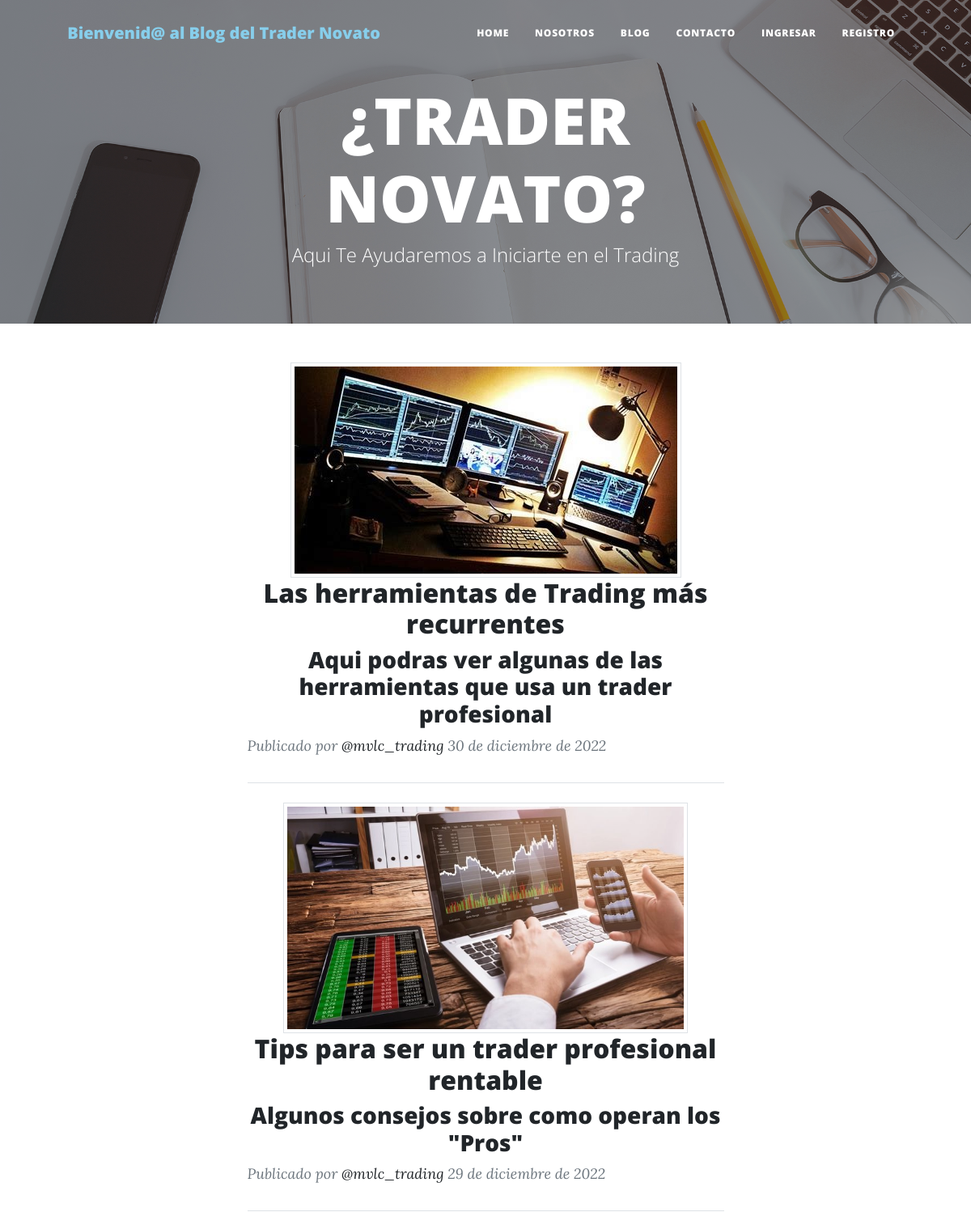
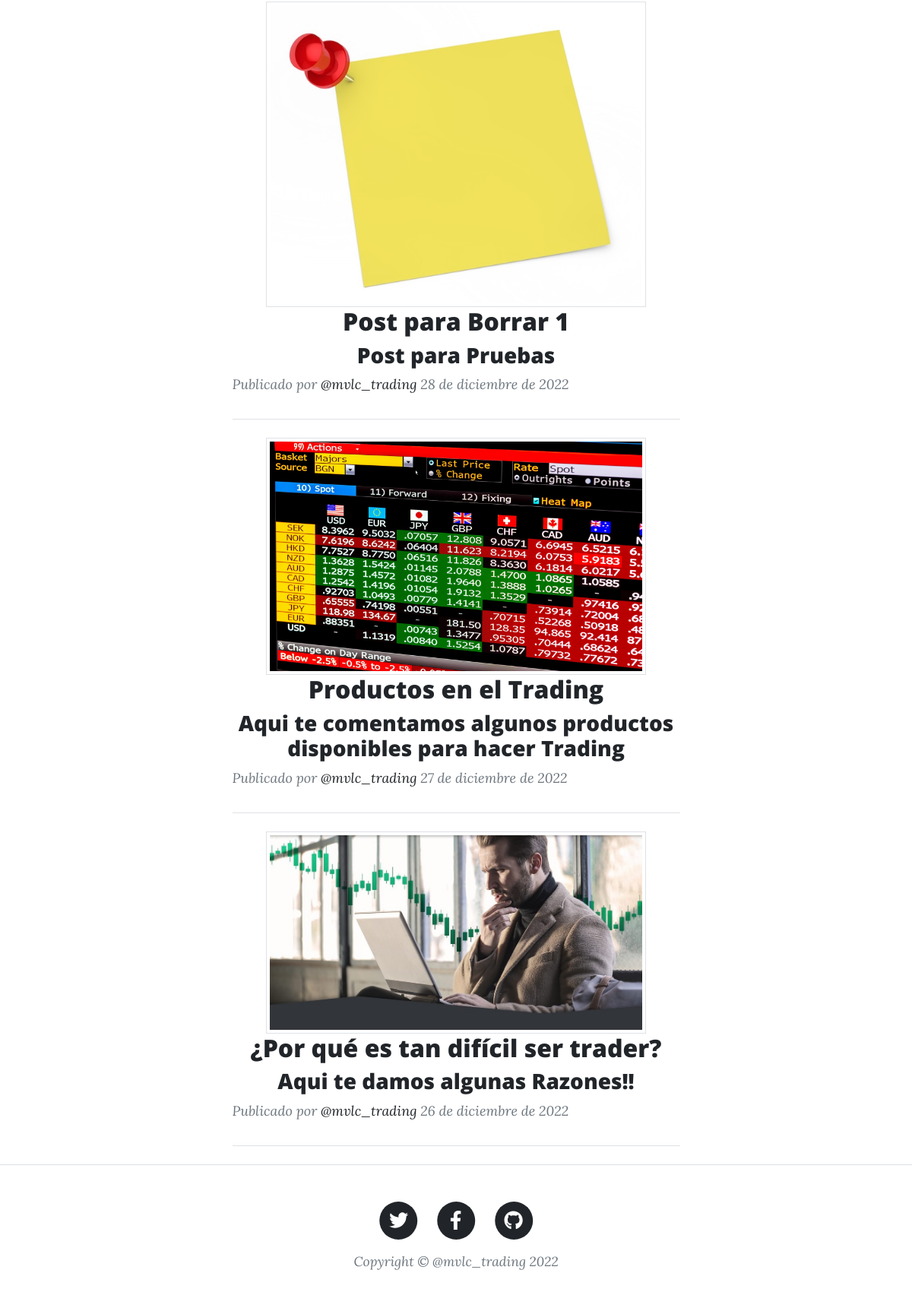
Before: /mvlcblog/ with the older database file (2 pictures, top to bottom).
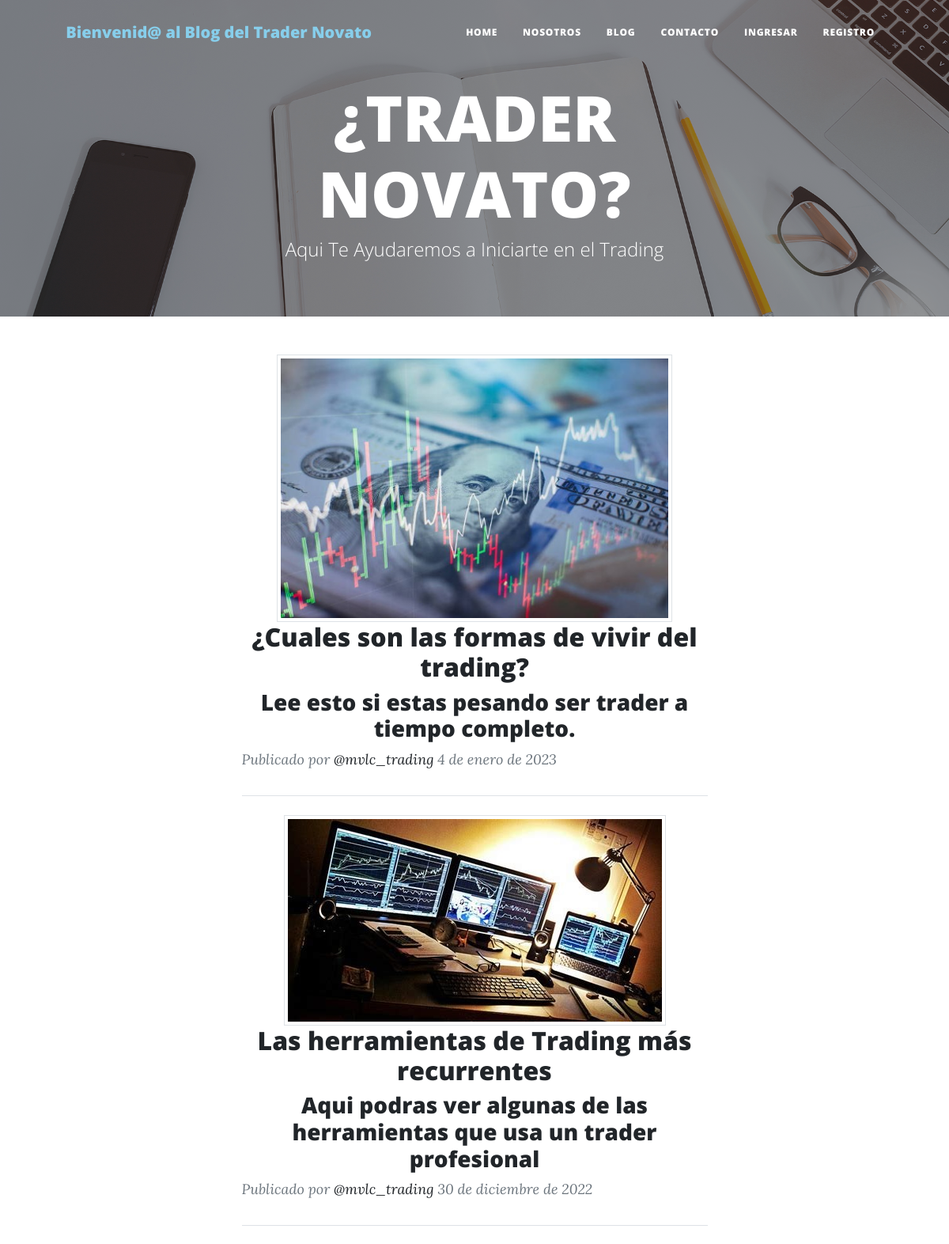
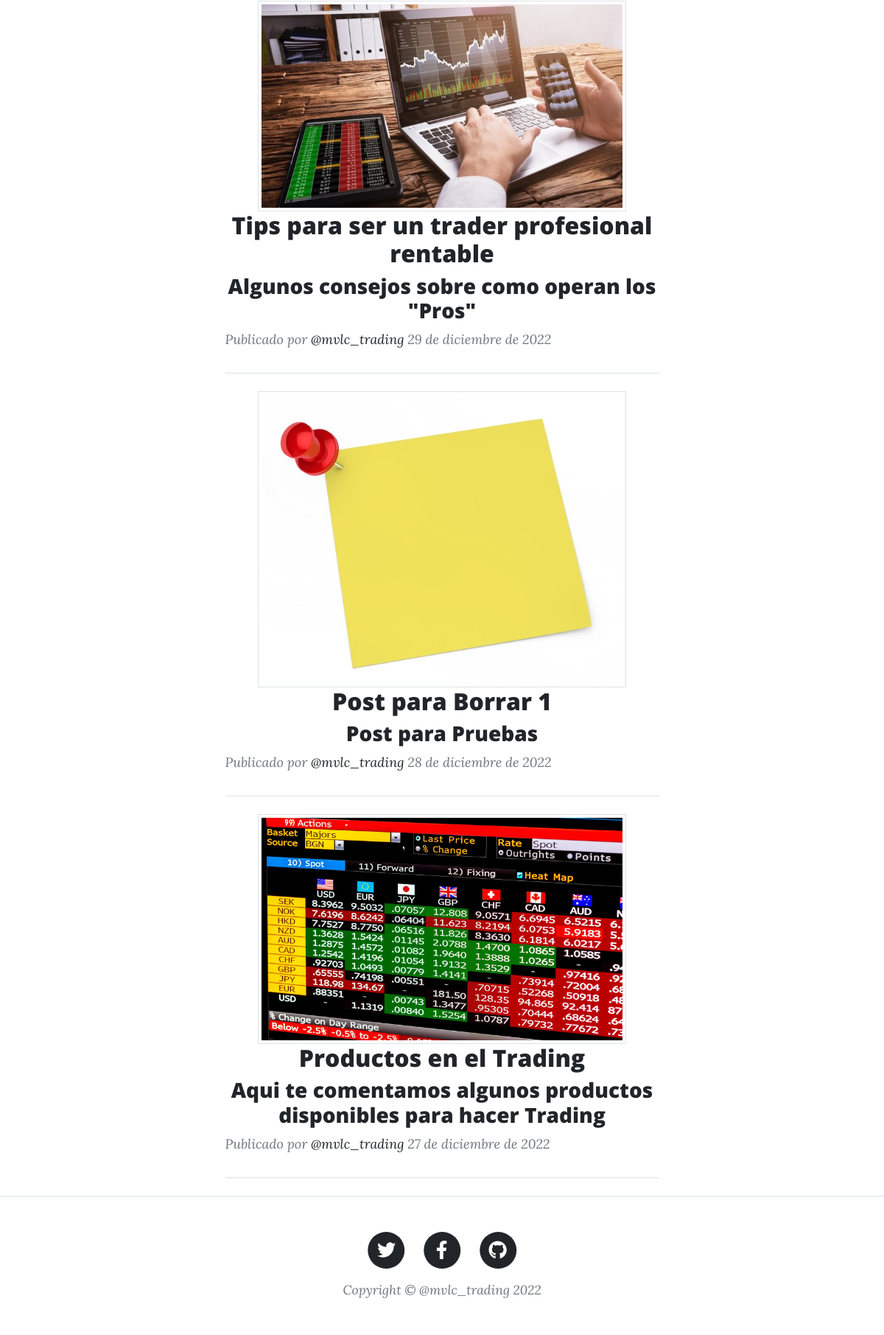
After: the same page with the newer database file (2 pictures, top to bottom).
### mvlcblog/models.py (models this page shows)
class Post(models.Model):
    titulo = models.CharField(max_length=100)
    sub_titulo = models.CharField(max_length=100)
    texto = models.TextField(max_length=4000)
    publicado_el = models.DateField()
    imagen = models.ImageField(upload_to='posts', null=True, blank=True)

### mvlcblog/views.py (the view)
# urls.py: path("mvlcblog/", inicio, name="mvlcblog-inicio"),
def inicio(request):
    posts = Post.objects.order_by('-publicado_el').all()
    return render(request,"mvlcblog/inicio.html",{'posts': posts})

### mvlcblog/templates/mvlcblog/inicio.html
{% extends "mvlcblog/base.html" %}
{% load static %}
{% block contenido %}
<div class="container px-4 px-lg-5">
{% if posts %}
<div class="row gx-4 gx-lg-5 justify-content-center">
    <div class="col-md-10 col-lg-8 col-xl-7">
        <div class="post-preview">
            {% for post in posts|slice:":5" %}
            <div class="post-preview">
                {% if post.imagen %}
                    <a href="{% url 'mvlcblog-detalle' post.id %}"><img class="img-thumbnail mx-auto d-block"
                        src="{{post.imagen.url}}" alt="{{post.titulo}}" style="max-width:500px;max-height:500px"/></a>
                {% else %}
                    <a href="{% url 'mvlcblog-detalle' post.id %}"><img class="img-thumbnail mx-auto d-block"
                        src="{% static 'media/posts/default_image.jpg' %}" alt="{{post.titulo}}" style="max-width:350px;max-height:350px" /></a>
                {% endif %}
                <h2 class="post-title text-center"><a href="{% url 'mvlcblog-detalle' post.id %}">{{post.titulo}}</a></h2>
                <h3 class="post-subtitle text-center">{{post.sub_titulo}}</h3>
                <p class="post-meta">
                    Publicado por
                    <a href="#!">@mvlc_trading</a>
                    {{post.publicado_el}}
                </p>
            </div>
                    <hr class="my-4" />
                {% endfor %}
            </div>
        </div>
    </div>
{% endif %}
</div>
{% endblock %}

### mvlcblog/templates/mvlcblog/base.html (shortened to what this page needs)
<!DOCTYPE html>
<html lang="en">
    <head>
        {% load static %}
        <link href="{% static 'mvlcblog/css/styles.css' %}" rel="stylesheet" />
    </head>
    <body>
        <nav class="navbar navbar-expand-lg navbar-light" id="mainNav">
            <div class="container px-4 px-lg-5">
                <a class="navbar-brand" href="{% url 'mvlcblog-inicio' %}">
                    <span style="color: skyblue">Bienvenid@ al Blog del Trader Novato</span></a>
                <div class="collapse navbar-collapse" id="navbarResponsive">
                    <ul class="navbar-nav ms-auto py-4 py-lg-0">
                        <li class="nav-item"><a class="nav-link px-lg-3 py-3 py-lg-4" href="{% url 'mvlcblog-inicio' %}">Home</a></li>
                        <li class="nav-item"><a class="nav-link px-lg-3 py-3 py-lg-4" href="{% url 'mvlcblog-about' %}">Nosotros</a></li>
                        {% if not user.is_superuser %}
                        <li class="nav-item"><a class="nav-link px-lg-3 py-3 py-lg-4" href="{% url 'mvlcblog-listar' %}">Blog</a></li>
                        {% endif %}
                        <li class="nav-item"><a class="nav-link px-lg-3 py-3 py-lg-4" href="{% url 'mvlcblog-mensajes-crear' %}">Contacto</a></li>
                        {% if user.is_authenticated %}
                        <li class="nav-item"><a class="nav-link px-lg-3 py-3 py-lg-4" href="{% url 'mvlcblog-logout' %}">Salir</a></li>
                        {% else %}
                        <li class="nav-item"><a class="nav-link px-lg-3 py-3 py-lg-4" href="{% url 'mvlcblog-login' %}">Ingresar</a></li>
                        <li class="nav-item"><a class="nav-link px-lg-3 py-3 py-lg-4" href="{% url 'mvlcblog-signup' %}">Registro</a></li>
                        {% endif %}
                    </ul>
                </div>
            </div>
        </nav>
        <header class="masthead" style="background-image: url('{% static 'assets/img/home-bg.jpg' %}');
        height: 400px;padding-top: 100px;">
            <div class="container position-relative px-4 px-lg-5">
                <div class="row gx-4 gx-lg-5 justify-content-center">
                    <div class="col-md-10 col-lg-8 col-xl-7">
                        <div class="site-heading">
                            <h1>¿TRADER NOVATO?</h1>
                            <span class="subheading">Aqui Te Ayudaremos a Iniciarte en el Trading</span>
                        </div>
                    </div>
                </div>
            </div>
        </header>
        {% block contenido %} {% endblock %}
        <footer class="border-top">
            <div class="container px-4 px-lg-5">
                <div class="row gx-4 gx-lg-5 justify-content-center">
                    <div class="col-md-10 col-lg-8 col-xl-7">
                        <ul class="list-inline text-center">
                            <li class="list-inline-item">
                                <a href="#!">
                                    <span class="fa-stack fa-lg">
                                        <i class="fas fa-circle fa-stack-2x"></i>
                                        <i class="fab fa-twitter fa-stack-1x fa-inverse"></i>
                                    </span>
                                </a>
                            </li>
                            <li class="list-inline-item">
                                <a href="#!">
                                    <span class="fa-stack fa-lg">
                                        <i class="fas fa-circle fa-stack-2x"></i>
                                        <i class="fab fa-facebook-f fa-stack-1x fa-inverse"></i>
                                    </span>
                                </a>
                            </li>
                            <li class="list-inline-item">
                                <a href="#!">
                                    <span class="fa-stack fa-lg">
                                        <i class="fas fa-circle fa-stack-2x"></i>
                                        <i class="fab fa-github fa-stack-1x fa-inverse"></i>
                                    </span>
                                </a>
                            </li>
                        </ul>
                        <div class="small text-center text-muted fst-italic">Copyright &copy; @mvlc_trading 2022</div>
                    </div>
                </div>
            </div>
        </footer>
    </body>
</html>

Changed rows visible on the page:
no longer on this page (row unchanged): Post: imagen (picture), titulo "¿Por qué es tan difícil ser trader?", sub_titulo "Aqui te damos algunas Razones!!", publicado_el "26 de diciembre de 2022"
added Post: imagen (picture), titulo "¿Cuales son las formas de vivir del trading?", sub_titulo "Lee esto si estas pesando ser trader a tiempo completo.", publicado_el "4 de enero de 2023"
